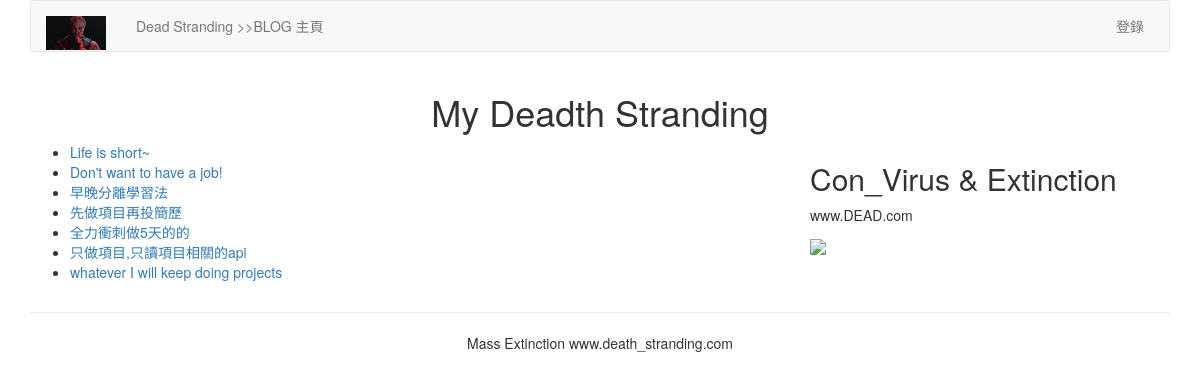
Screenshot of /blog/ with the database file from the repository.
### blog/models.py (models this page shows, shortened)
class BlogArticles(models.Model):
    title = models.CharField(max_length=300)
    author = models.ForeignKey(User, on_delete=models.CASCADE, related_name='blog_posts')
    body = models.TextField()
    publish = models.DateTimeField(default=timezone.now)
    class Meta:
        ordering = ('-publish',)

### blog/views.py (the view)
# urls.py: path('',views.blog_title,name='blog_title'),
def blog_title(request):
    blogs = BlogArticles.objects.all()
    return render(request,'blog/titles.html',{'blogs':blogs})

### templates/blog/titles.html (shortened to what this page needs)
{% extends "base.html" %}
{% block content %}
<div class="row text-center vertical-middle-sm">
    <h1>My Deadth Stranding</h1>
</div>
<div class="row">
    <div class="col-xs-12 col-md-8">
    <ul>
    {% for blog in blogs %}
        <li><a href="{{ blog.id }}">{{ blog.title }}</a></li>
    {% endfor %}
    </ul>
    </div>
    <div class="col-xs-6 col-md-4">
    <h2>Con_Virus & Extinction</h2>
    <p>   www.DEAD.com</p>
    <img width="318px" src="https://www.3dmgame.com/uploads/allimg/160616/317-160616143428.jpg">
    </div>
</div>
{% endblock %}

### rows the page displays
BlogArticles: title "Life is short~"
BlogArticles: title "Don't want to have a job!"
BlogArticles: title "早晚分離學習法"
BlogArticles: title "先做項目再投簡歷"
BlogArticles: title "全力衝刺做5天的的"
BlogArticles: title "只做項目,只讀項目相關的api"
BlogArticles: title "whatever I will keep doing projects"
